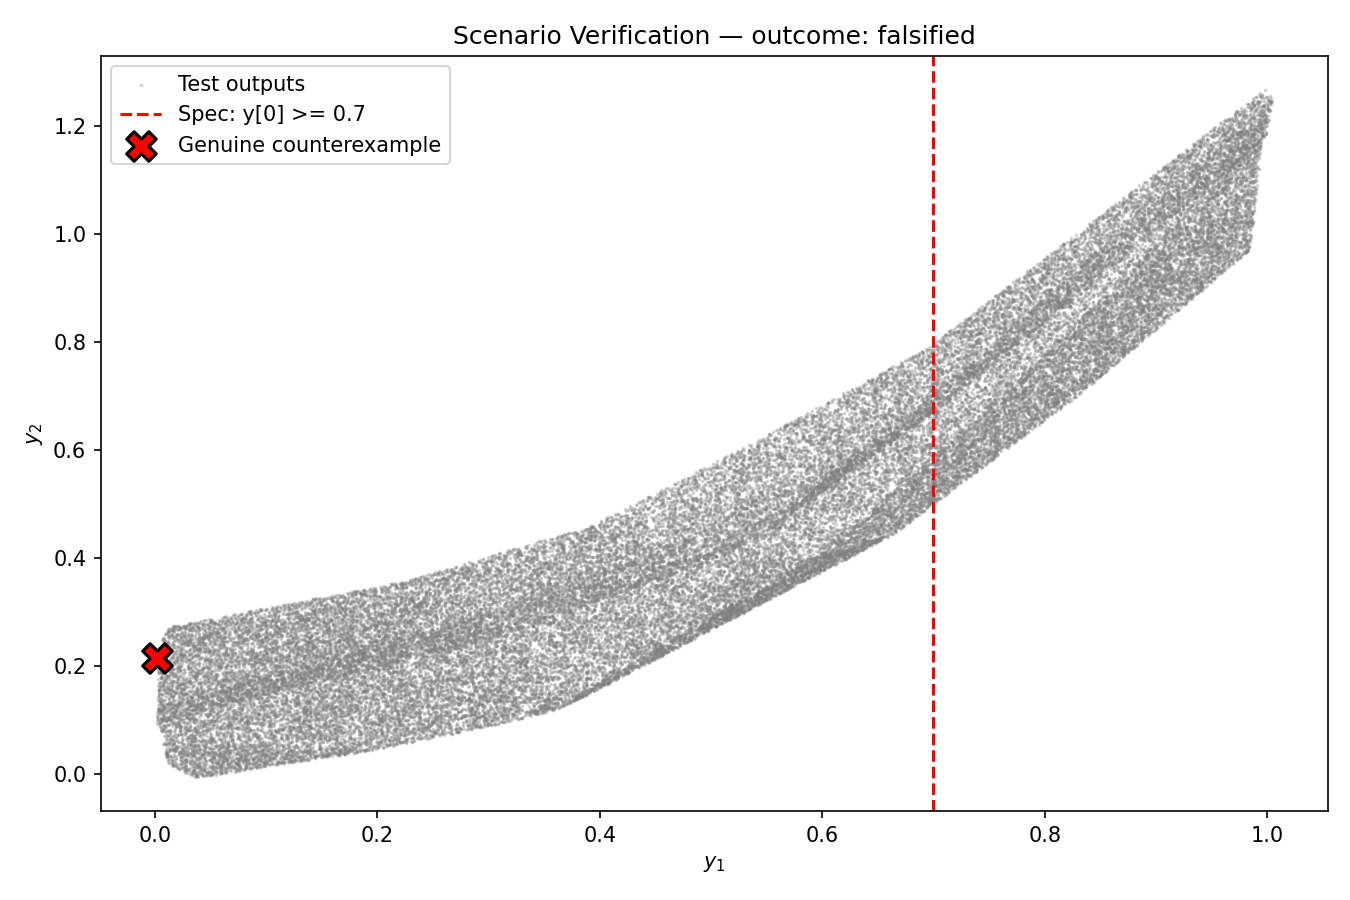

Write the Python code that produced this figure.
"""
Experiment 3: Scenario-Based Verification on the Banana

Demonstrates the scenario optimization verification primitive on the
banana example, with preimage search for counterexample certification.

Two queries:
  1. A loose halfspace spec — should verify with a probabilistic certificate.
  2. A tight halfspace spec — the flow set contains points violating the
     spec, but these are flow hallucinations (not real network outputs).
     Preimage search distinguishes genuine counterexamples from hallucinations,
     producing an 'unknown' or 'falsified' outcome.

The experiment demonstrates the three-state outcome:
  - verified: joint probabilistic certificate holds
  - falsified: genuine counterexample found (real input x in I)
  - unknown: flow-set violation found but no real preimage (hallucination)
"""

import os
import sys
import torch
import numpy as np
import matplotlib
matplotlib.use("Agg")
import matplotlib.pyplot as plt

project_root = os.path.abspath(
    os.path.join(os.path.dirname(__file__), '..', '..', '..')
)
sys.path.insert(0, project_root)
sys.path.insert(0, os.path.join(project_root, 'examples'))

from n2v.probabilistic.flow import (
    VelocityField, FlowODE, train_flow, calibrate, compute_guarantee,
    FlowScore, scenario_verify_halfspace,
)
from FlowConformal.networks import RotatedBananaNet


OUTPUT_DIR = os.path.join(
    os.path.dirname(__file__), '..', 'outputs', 'preliminary_results'
)
os.makedirs(OUTPUT_DIR, exist_ok=True)


def run():
    torch.manual_seed(42)

    # --- 1. Setup: train flow + conformal calibration ---
    print("Creating RotatedBananaNet...")
    net = RotatedBananaNet()

    n_train = 10_000
    n_calib = 8_000

    print(f"Sampling: {n_train} train, {n_calib} calib")
    with torch.no_grad():
        y_train = net(torch.rand(n_train, 2))
        y_calib = net(torch.rand(n_calib, 2))

    center = y_train.mean(dim=0)
    y_train_centered = y_train - center

    print("Training flow matching model (SiLU)...")
    vf = VelocityField(dim=2, hidden=128, n_layers=4)
    flow_ode = FlowODE(vf)
    train_flow(vf, y_train_centered, n_epochs=500, batch_size=256, lr=1e-3,
               coupling='sinkhorn')
    print("Flow training complete.")

    # Calibrate
    flow_score = FlowScore(flow_ode, t=1.0)
    with torch.no_grad():
        scores = flow_score(y_calib - center)
    ell = n_calib - 1
    epsilon_1 = 0.001
    threshold_q = calibrate(scores, ell).item()
    _, delta_1 = compute_guarantee(m=n_calib, ell=ell, epsilon=epsilon_1)

    print(f"\nConformal calibration:")
    print(f"  threshold q = {threshold_q:.4f}")
    print(f"  epsilon_1 = {epsilon_1}")
    print(f"  delta_1 = {delta_1:.4f}")

    # --- 2. Verification: loose spec (should verify) ---
    # The flow operates on centered data. To check "y_orig[0] >= -10"
    # rewrite in centered coordinates: y_centered[0] >= -10 - center[0]
    # As a halfspace (w^T y_centered <= b): w = [-1, 0], b = 10 + center[0]
    print("\n--- Loose spec: original y[0] >= -10 ---")
    w_loose = np.array([-1.0, 0.0])
    b_loose = 10.0 + center[0].item()

    result_loose = scenario_verify_halfspace(
        flow_ode=flow_ode, threshold_q=threshold_q,
        w=w_loose, b=b_loose,
        n_samples=10_000, beta_2=0.001, t=1.0,
    )

    print(f"  outcome = {result_loose.outcome}")
    print(f"  epsilon_2 = {result_loose.epsilon_2:.6f}")
    print(f"  delta_2 = {result_loose.delta_2:.4f}")
    if result_loose.outcome == 'verified':
        eps_total = 1 - (1 - epsilon_1) * (1 - result_loose.epsilon_2)
        delta_total = delta_1 * result_loose.delta_2
        print(f"  joint epsilon_total = {eps_total:.6f}")
        print(f"  joint delta_total = {delta_total:.4f}")
        print(f"  -> with {delta_total:.1%} confidence, the network "
              f"satisfies y[0] >= -10 with prob >= {1 - eps_total:.4%}")

    # --- 3. Verification: tight spec with preimage search ---
    print("\n--- Tight spec: original y[0] >= 0.7 (with preimage search) ---")
    w_tight = np.array([-1.0, 0.0])
    b_tight = -0.7 + center[0].item()

    # The flow operates on centered outputs, so target_fn must also
    # produce centered outputs. Wrap the banana network with centering.
    def target_fn_centered(x):
        return net(x) - center

    result_tight = scenario_verify_halfspace(
        flow_ode=flow_ode, threshold_q=threshold_q,
        w=w_tight, b=b_tight,
        n_samples=10_000, beta_2=0.001, t=1.0,
        target_fn=target_fn_centered,
        input_set_bounds=(np.array([0.0, 0.0]), np.array([1.0, 1.0])),
        preimage_n_restarts=10,
        preimage_n_steps=300,
        preimage_tolerance=0.05,
    )

    print(f"  outcome = {result_tight.outcome}")
    if result_tight.outcome == 'falsified':
        x_ce = result_tight.genuine_input
        y_real = net(torch.tensor(x_ce[None], dtype=torch.float32)).detach().numpy().squeeze()
        print(f"  GENUINE COUNTEREXAMPLE")
        print(f"  real input x = {x_ce}")
        print(f"  real output y = f(x) = {y_real}")
        print(f"  -> actual network produces y[0] = {y_real[0]:.4f} < 0.7 — spec violated.")
    elif result_tight.outcome == 'unknown':
        z_ce, y_ce, margin = result_tight.counterexample
        y_ce_orig = y_ce + center.numpy()
        print(f"  UNKNOWN (flow hallucination)")
        print(f"  flow set contains y = {y_ce_orig} with margin {margin:.4f},")
        print(f"  but no real input in [0,1]^2 maps to this point.")
        print(f"  The spec is on the boundary of what the flow set can certify.")

    # --- 4. Plot ---
    print("\nGenerating figure...")
    with torch.no_grad():
        y_test = net(torch.rand(50_000, 2))
    y_test_np = y_test.numpy()

    fig, ax = plt.subplots(figsize=(9, 6))
    ax.scatter(y_test_np[:, 0], y_test_np[:, 1],
               s=0.5, c='gray', alpha=0.3, label='Test outputs')

    # Plot the spec line
    ax.axvline(0.7, color='red', linestyle='--',
               linewidth=1.5, label='Spec: y[0] >= 0.7')

    if result_tight.outcome == 'falsified':
        x_ce = result_tight.genuine_input
        y_real = net(torch.tensor(x_ce[None], dtype=torch.float32)).detach().numpy().squeeze()
        ax.scatter([y_real[0]], [y_real[1]],
                   s=200, marker='X', c='red',
                   edgecolors='black', linewidths=1.5, zorder=10,
                   label='Genuine counterexample')
    elif result_tight.outcome == 'unknown':
        z_ce, y_ce, margin = result_tight.counterexample
        y_ce_orig = y_ce + center.numpy()
        ax.scatter([y_ce_orig[0]], [y_ce_orig[1]],
                   s=200, marker='X', c='orange',
                   edgecolors='black', linewidths=1.5, zorder=10,
                   label='Flow hallucination (unknown)')

    ax.set_xlabel('$y_1$')
    ax.set_ylabel('$y_2$')
    title = f'Scenario Verification — outcome: {result_tight.outcome}'
    ax.set_title(title)
    ax.legend(loc='upper left')

    plt.tight_layout()
    out_path = os.path.join(OUTPUT_DIR, 'exp3_scenario_verification.png')
    plt.savefig(out_path, dpi=150)
    plt.close()
    print(f"Saved figure to {out_path}")


if __name__ == '__main__':
    run()
